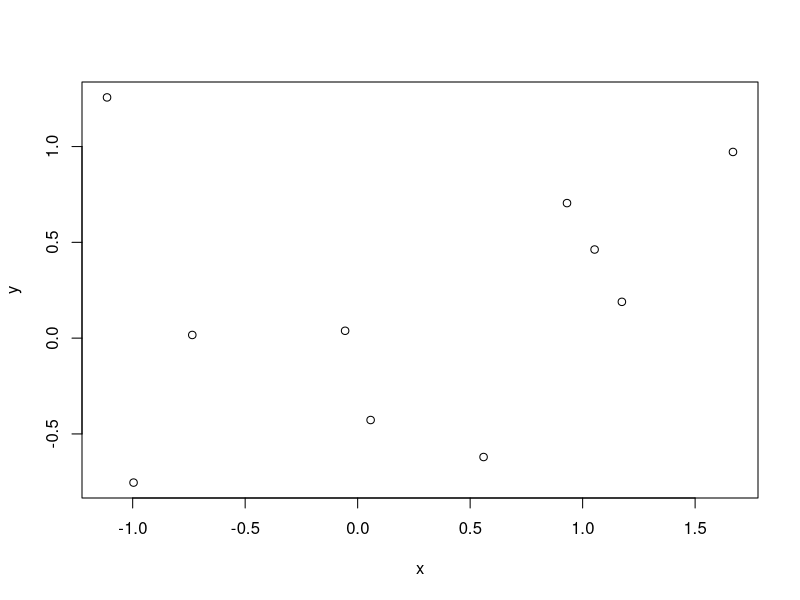

Here is the R script that generated this plot: (Note: this script raises an error after producing the figure.)


# create data frame:
# 30 Problemsets 2 Algorithms
# (for comparisons on one problemset, one just can use one there?)
# first set seed. 
set.seed(123456)
# get numbers from a standard-normal distribution 
rnorm(10, mean = 0.7, sd = 0.1)


x = rnorm(n = 10, mean = 0, sd = 1)
y = rnorm(n = 10, mean = 0, sd = 1)
plot(y ~ x)

# creates strictly positive values between 0 and 1 from the uniform distribution 
runif(n = 5, min = 0, max = 1)

# generating character vectors 
algorithms = rep(letters[1:2], 10)
algorithms

# create data frame 
accuracy = rnorm(n = 20, mean = c(0.7, 0.7), sd =  0.1)
accuracy

simulation <- data.frame(algorithms,
                         accuracy)

# create data frame for 30 problem sets 
simulation <- data.frame()
algorithms = rep(letters[1:2], 10)
list1 = list()
for (i in 1:30) { # Indicate number of iterations with "i"
  list1[[i]] <- rnorm(n = 10, mean = 0.7, sd = 0.1) # Save output in list for each iteration
}
list1


simlist = replicate(n = 30, 
                    expr = data.frame(group = rep(letters[1:2], each = 10),
                                      response = rnorm(n = 20, mean = c(0.7, 0.7), sd =  0.1)),
                    simplify = FALSE)

# der Name für die Problemsets muss noch hinzugefügt werden 
# for (i in i:30) {
#   simlist <- as.data.frame(simlist[[i]]) 
#   simlist$problem <- "problem_"[[i]]
# }

data_30 <- rbind(as.data.frame(simlist[1]), as.data.frame(simlist[2]), as.data.frame(simlist[3]), as.data.frame(simlist[4]), as.data.frame(simlist[5]), 
                 as.data.frame(simlist[6]), as.data.frame(simlist[7]), as.data.frame(simlist[8]), as.data.frame(simlist[9]), as.data.frame(simlist[10]), 
                 as.data.frame(simlist[11]), as.data.frame(simlist[12]), as.data.frame(simlist[13]), as.data.frame(simlist[14]), as.data.frame(simlist[15]),
                 as.data.frame(simlist[16]), as.data.frame(simlist[17]), as.data.frame(simlist[18]), as.data.frame(simlist[19]), as.data.frame(simlist[20]),
                 as.data.frame(simlist[21]), as.data.frame(simlist[22]), as.data.frame(simlist[23]), as.data.frame(simlist[24]), as.data.frame(simlist[25]),
                 as.data.frame(simlist[26]), as.data.frame(simlist[27]), as.data.frame(simlist[28]), as.data.frame(simlist[29]), as.data.frame(simlist[30]))
data_30
#-------------------------------------------------------------------------------
for (i in 1:30) {
  algorithms = rep(letters[1:2], 10)
  accuracy = rnorm(n = 20, mean = c(0.7, 0.7), sd =  0.1)
  simulation[[i]] <- data.frame(algorithms,
                           accuracy)
}

# oder ist es sinnvoller die Differenzen zu simulieren ? 
# nein: wir stellen am Anfang die Annahme, die beiden Algorithmen 
# sind gleichverteilt, haben den selben Mittelwert und sollten
# deswegen auch nicht als unterschiedlich angesehen werden 
# Was ist die Erwartung wenn der Mittelwert gleich ist, aber die 
# Varianzen verschieden ? die Erwartung ist immer das was der volle Test ausgibt 


## Beta Verteilung

x <- seq(0, 1, length = 21)
dbeta(x, 1, 1)
pbeta(x, 1, 1)

## Visualization, including limit cases:
pl.beta <- function(a,b, asp = if(isLim) 1, ylim = if(isLim) c(0,1.1)) {
  if(isLim <- a == 0 || b == 0 || a == Inf || b == Inf) {
    eps <- 1e-10
    x <- c(0, eps, (1:7)/16, 1/2+c(-eps,0,eps), (9:15)/16, 1-eps, 1)
  } else {
    x <- seq(0, 1, length = 1025)
  }
  fx <- cbind(dbeta(x, a,b), pbeta(x, a,b), qbeta(x, a,b))
  f <- fx; f[fx == Inf] <- 1e100
  matplot(x, f, ylab="", type="l", ylim=ylim, asp=asp,
          main = sprintf("[dpq]beta(x, a=%g, b=%g)", a,b))
  abline(0,1,     col="gray", lty=3)
  abline(h = 0:1, col="gray", lty=3)
  legend("top", paste0(c("d","p","q"), "beta(x, a,b)"),
         col=1:3, lty=1:3, bty = "n")
  invisible(cbind(x, fx))
}
pl.beta(3,1)

pl.beta(2, 4)
pl.beta(3, 7)
pl.beta(3, 7, asp=1)

# Binomial Verteilung 
require(graphics)
# Compute P(45 < X < 55) for X Binomial(100,0.5)
sum(dbinom(46:54, 100, 0.5))

## Using "log = TRUE" for an extended range :
n <- 2000
k <- seq(0, n, by = 20)
plot (k, dbinom(k, n, pi/10, log = TRUE), type = "l", ylab = "log density",
      main = "dbinom(*, log=TRUE) is better than  log(dbinom(*))")
lines(k, log(dbinom(k, n, pi/10)), col = "red", lwd = 2)
## extreme points are omitted since dbinom gives 0.
mtext("dbinom(k, log=TRUE)", adj = 0)
mtext("extended range", adj = 0, line = -1, font = 4)
mtext("log(dbinom(k))", col = "red", adj = 1)
